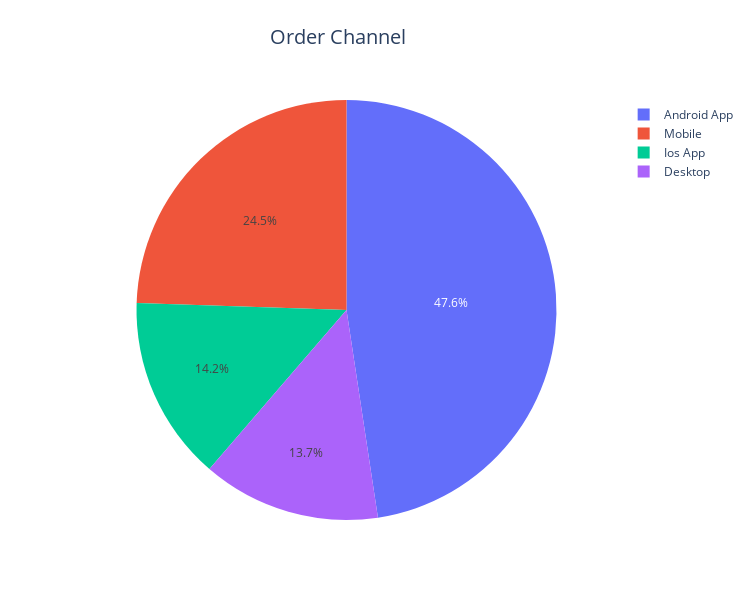

The notebook cell saved with this chart:
### Code cell
#En çok hangi online kanaldan alışveriş yapılmış pasta dilimi
data = go.Pie(
              values =order_channel.total,
              labels =order_channel.index,
              textinfo = 'percent',
              hoverinfo = 'label+value'
             )

layout = go.Layout(title = dict(text = 'Order Channel', x = 0.45, y = 0.95, font_size = 20),
                  width = 750,
                  height = 600)

fig = go.Figure(data = data, layout = layout)
fig.show()

### Figure 1 — Plotly figure (JSON) as saved in the notebook; plotly's stock layout.template omitted (floating-point values rounded to 4 significant figures)
{"data": [{"hoverinfo": "label+value", "labels": ["Android App", "Desktop", "Ios App", "Mobile"], "textinfo": "percent", "type": "pie", "values": [9495, 2735, 2833, 4882]}], "layout": {"height": 600, "title": {"font": {"size": 20}, "text": "Order Channel", "x": 0.45, "y": 0.95}, "width": 750}}
